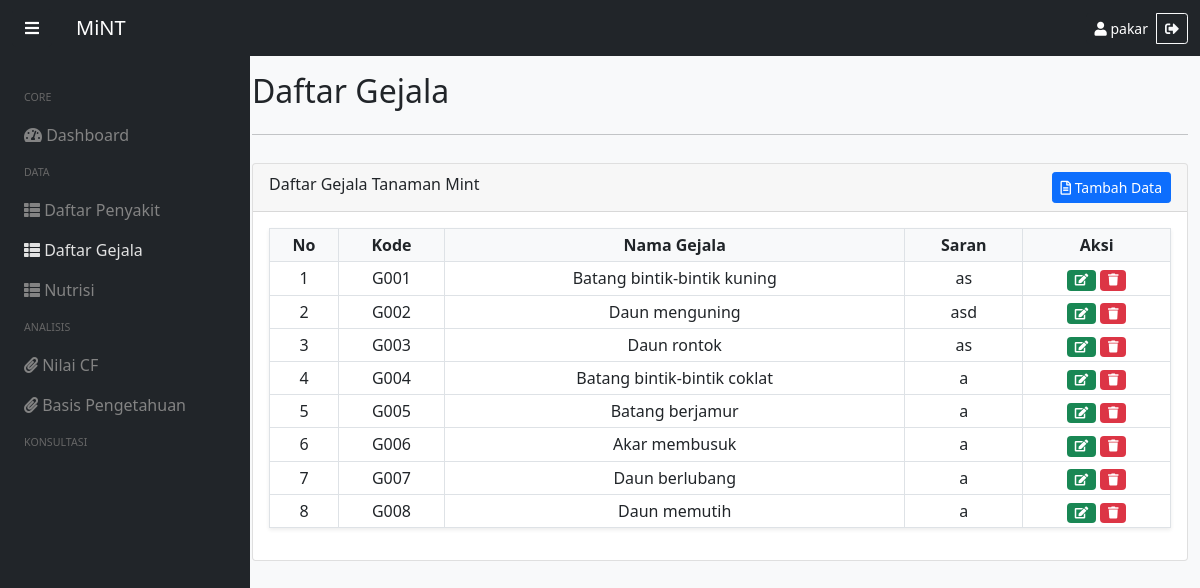
Screenshot of /gejala (signed in) with the database file from the repository.
### tables this page shows
CREATE TABLE `gejala` (
  `id_gejala` int(255) NOT NULL,
  `kode_gejala` varchar(100) NOT NULL,
  `nama_gejala` varchar(100) NOT NULL,
  `saran_gejala` varchar(255) NOT NULL
);

### app/config/functions.php (called while the page is built, shortened)
<?php
$conn = mysqli_connect("localhost", "root", "", "mint2");
function query($query)
{
    global $conn;
    $result = mysqli_query($conn, $query);
    $rows = [];
    while ($row = mysqli_fetch_assoc($result)) {
        $rows[] = $row;
    }
    return $rows;
}
function pakar()
{
    $level = $_SESSION['level'];
    if ($level == 'pakar') {
        $result = '';
    } else {
        $result = 'visually-hidden';
    }
    return $result;
}

### app/gejala/index.php (the view, shortened to what this page needs)
<?php
$query = query("SELECT * FROM gejala ORDER BY kode_gejala");
?>
<div id="content" class="container">
    <div class="row mt-4">
        <div class="col">
            <h2>Daftar Gejala</h2>
        </div>
    </div>
    <hr>
    <div class="row">
        <div class="col">
            <div class="card">
                <div class="card-header">
                    Daftar Gejala Tanaman Mint
                    <a href="<?= BASEURL; ?>/tambah-gejala" class="float-end btn btn-sm btn-primary <?= pakar(); ?>"><i class="far fa-file-alt"></i> Tambah Data</a>
                </div>
                <div class="card-body">
                    <table class="table table-sm table-bordered table-hover shadow-sm text-center">
                        <thead class="bg-light">
                            <tr>
                                <th scope=" col">No</th>
                                <th scope=" col">Kode</th>
                                <th scope="col">Nama Gejala</th>
                                <th scope="col">Saran</th>
                                <th scope="col" class="<?= pakar(); ?>">Aksi</th>
                            </tr>
                        </thead>
                        <tbody>
                            <?php $no = 1; ?>
                            <?php foreach ($query as $row) : ?>
                                <tr>
                                    <td><?= $no; ?></td>
                                    <td><?= $row['kode_gejala']; ?></td>
                                    <td><?= $row['nama_gejala']; ?></td>
                                    <td><?= $row['saran_gejala']; ?></td>
                                    <td class="<?= pakar(); ?>">
                                        <a href="<?= BASEURL; ?>/ubah-gejala/<?= $row['id_gejala']; ?>" class="badge bg-success" title="Ubah"><i class="fas fa-edit"></i></a>
                                        <a href="<?= BASEURL; ?>/hapus-gejala/<?= $row['id_gejala']; ?>" class="badge bg-danger" onclick="return confirm('Yakin hapus data?');"><i class="fas fa-trash"></i></a>
                                    </td>
                                </tr>
                                <?php $no++; ?>
                            <?php endforeach; ?>
                        </tbody>
                    </table>
                </div>
            </div>
        </div>
    </div>
</div>

### public/css/style.css (style rules this page uses)
#content { margin-left: 20%; transition: all 0.7s; }

### rows the page displays
gejala: kode_gejala "G001", nama_gejala "Batang bintik-bintik kuning", saran_gejala "as"
gejala: kode_gejala "G002", nama_gejala "Daun menguning", saran_gejala "asd"
gejala: kode_gejala "G003", nama_gejala "Daun rontok", saran_gejala "as"
gejala: kode_gejala "G004", nama_gejala "Batang bintik-bintik coklat", saran_gejala "a"
gejala: kode_gejala "G005", nama_gejala "Batang berjamur", saran_gejala "a"
gejala: kode_gejala "G006", nama_gejala "Akar membusuk", saran_gejala "a"
gejala: kode_gejala "G007", nama_gejala "Daun berlubang", saran_gejala "a"
gejala: kode_gejala "G008", nama_gejala "Daun memutih", saran_gejala "a"

### other values shown
$_SESSION['username'] "pakar"
